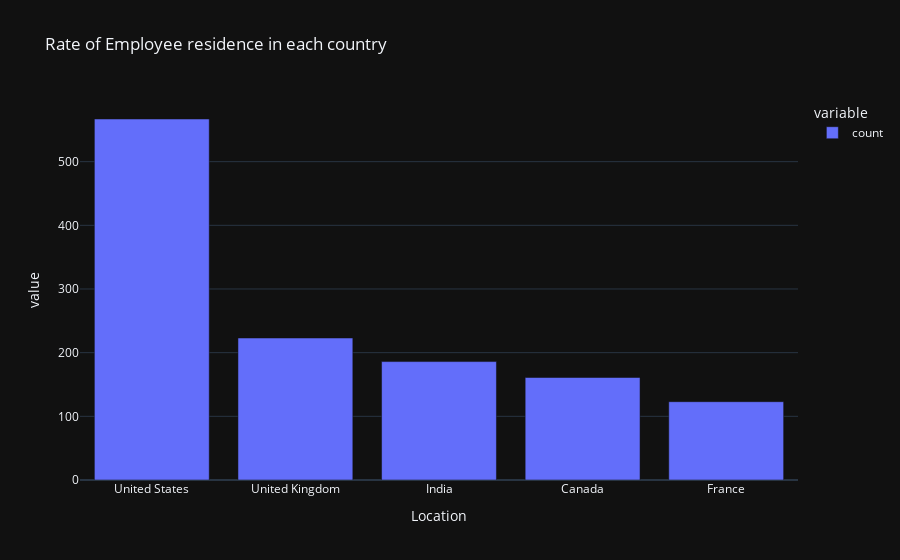

Notebook source saved alongside this figure:
### Code cell
fig=px.bar(data_frame=df[df['Location']!='REMOTE']['Location'].value_counts().nlargest(5),template='plotly_dark',title='Rate of Employee residence in each country')
fig.show()

### Figure 1 — Plotly figure (JSON) as saved in the notebook; plotly's stock layout.template omitted (floating-point values rounded to 4 significant figures)
{"data": [{"alignmentgroup": "True", "hovertemplate": "variable=count<br>Location=%{x}<br>value=%{y}<extra></extra>", "legendgroup": "count", "marker": {"color": "#636efa", "pattern": {"shape": ""}}, "name": "count", "offsetgroup": "count", "orientation": "v", "showlegend": true, "textposition": "auto", "type": "bar", "x": ["United States", "United Kingdom", "India", "Canada", "France"], "xaxis": "x", "y": [567, 223, 186, 161, 123], "yaxis": "y"}], "layout": {"barmode": "relative", "legend": {"title": {"text": "variable"}, "tracegroupgap": 0}, "title": {"text": "Rate of Employee residence in each country"}, "xaxis": {"anchor": "y", "domain": [0, 1], "title": {"text": "Location"}}, "yaxis": {"anchor": "x", "domain": [0, 1], "title": {"text": "value"}}}}
